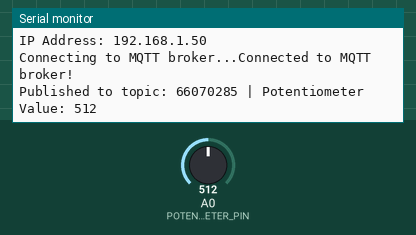
A sketch run on a simulated Arduino Uno R4 WiFi. On the bench: the last lines printed to the serial monitor. The test bench sets the inputs (shaded band); at power-on: A0 (POTENTIOMETER_PIN) = 512. WiFi joins after 1.5 s; servers stay silent unless stated; no MQTT or app messages arrive unless stated.

Above: at 2.7 s.
2.8 s: A0 (POTENTIOMETER_PIN) set to 716
At 3.5 s:
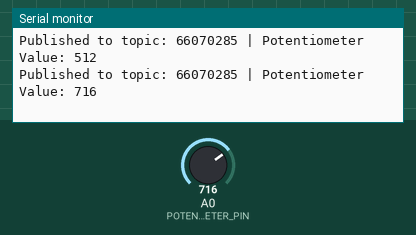
4.3 s: A0 (POTENTIOMETER_PIN) set to 900
At 4.6 s:
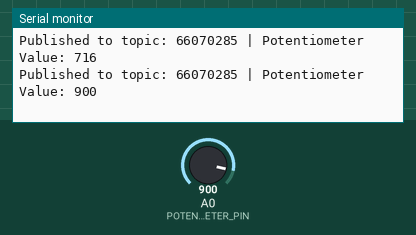

Measured:
- after the input at 2.8 s, the serial monitor: prints a new line at once (image 1)
- after the input at 4.3 s, the serial monitor: prints a new line at once (image 2)

The sketch:

potentiometer.ino
```cpp
#include <WiFiS3.h>
#include <ArduinoMqttClient.h>

const char WIFI_SSID[] = "2212";          // เปลี่ยนเป็น WiFi SSID ของคุณ
const char WIFI_PASSWORD[] = "tipchaya";    // เปลี่ยนเป็น WiFi password ของคุณ

const char MQTT_BROKER_ADDRESS[] = "phycom.it.kmitl.ac.th";  // เปลี่ยนเป็นที่อยู่ของ MQTT broker
const int MQTT_PORT = 1883;
const char MQTT_CLIENT_ID[] = "66070285";    // ตั้งค่า Client ID ตามที่ต้องการ
const char MQTT_USERNAME[] = "";             // ไม่ต้องใส่ถ้าไม่ต้องการ
const char MQTT_PASSWORD[] = "";             // ไม่ต้องใส่ถ้าไม่ต้องการ

const char PUBLISH_TOPIC[] = "66070285";       // เปลี่ยนตามที่ต้องการ
const char SUBSCRIBE_TOPIC[] = "phycom";     // เปลี่ยนตามที่ต้องการ

const int POTENTIOMETER_PIN = A0;            // ขา Analog สำหรับ potentiometer
int lastPotValue = -1;                       // เก็บค่าของ potentiometer ก่อนหน้าเพื่อเปรียบเทียบ
const int THRESHOLD = 5;                     // ตั้งค่า threshold สำหรับการเปลี่ยนแปลง

WiFiClient network;
MqttClient mqtt(network);

void setup() {
  Serial.begin(9600);
  connectToWiFi();
  connectToMQTT();
}

void loop() {
  if (!mqtt.connected()) {
    connectToMQTT();
  }
  mqtt.poll();

  // อ่านค่าจาก potentiometer และส่งไปยัง MQTT เมื่อมีการเปลี่ยนแปลงเกิน threshold
  int potValue = analogRead(POTENTIOMETER_PIN);
  if (abs(potValue - lastPotValue) >= THRESHOLD) {
    sendToMQTT(potValue);
    lastPotValue = potValue;
  }
}

void connectToWiFi() {
  Serial.print("Attempting to connect to SSID: ");
  Serial.println(WIFI_SSID);
  while (WiFi.begin(WIFI_SSID, WIFI_PASSWORD) != WL_CONNECTED) {
    Serial.print(".");
    delay(1000);
  }
  Serial.println("\nConnected to WiFi!");
  Serial.print("IP Address: ");
  Serial.println(WiFi.localIP());
}

void connectToMQTT() {
  Serial.print("Connecting to MQTT broker...");
  mqtt.setId(MQTT_CLIENT_ID);
  mqtt.setUsernamePassword(MQTT_USERNAME, MQTT_PASSWORD);

  if (!mqtt.connect(MQTT_BROKER_ADDRESS, MQTT_PORT)) {
    Serial.print("MQTT connection failed! Error code = ");
    Serial.println(mqtt.connectError());
    delay(5000);
    return;
  }

  Serial.println("Connected to MQTT broker!");
  mqtt.subscribe(SUBSCRIBE_TOPIC);
}

void sendToMQTT(int potValue) {
  String message = String(potValue);
  mqtt.beginMessage(PUBLISH_TOPIC);
  mqtt.print(message);
  mqtt.endMessage();

  Serial.print("Published to topic: ");
  Serial.print(PUBLISH_TOPIC);
  Serial.print(" | Potentiometer Value: ");
  Serial.println(message);
}

void messageHandler(int messageSize) {
  String incomingTopic = mqtt.messageTopic();
  Serial.print("Received from topic: ");
  Serial.print(incomingTopic);

  Serial.print(" | Payload: ");
  while (mqtt.available()) {
    Serial.print((char)mqtt.read());
  }
  Serial.println();
}
```
